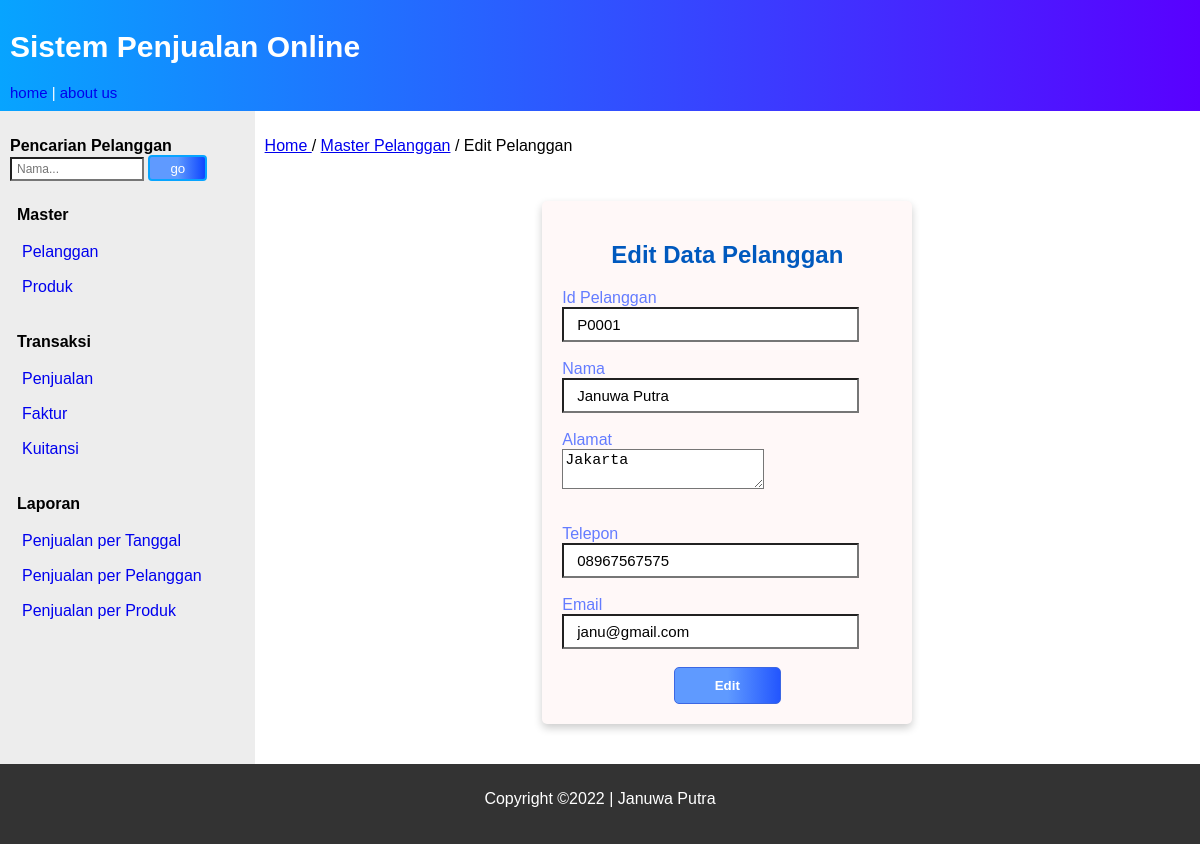
The app's page /Program/index.php?page=pelanggan_edit&pelanggan=P0001 with its own data.
### tables this page shows
CREATE TABLE `pelanggan` (
  `id_pelanggan` varchar(5) NOT NULL,
  `nm_pelanggan` varchar(40) NOT NULL,
  `alamat` text NOT NULL,
  `telepon` varchar(20) NOT NULL,
  `email` varchar(50) NOT NULL
);

### Program/pelanggan_edit.php (the view, shortened to what this page needs)
<article>
<p><a href="index.php">Home </a> /  <a href="index.php?page=pelanggan">Master Pelanggan</a> / Edit Pelanggan
    <div class="card">
    <h2 align="center" style="color:#0059be">Edit Data Pelanggan</h2>
    <?php
    include_once "koneksi.php";
    $user_edited = $_GET['pelanggan'];
    $query = "SELECT id_pelanggan, nm_pelanggan, alamat, telepon, email FROM pelanggan
            WHERE id_pelanggan='$user_edited'";
    $sql = mysqli_query($conn, $query);
    if ($sql) {
        $row = mysqli_fetch_array($sql);
    ?>
        <form action="" method="post">
        <label style="color:#647cff" for="id_pelanggan">Id Pelanggan</label> <input class="box" id="id_pelanggan" type="text" name="id_pelanggan" placeholder="Id Pelanggan" value="<?= $row['id_pelanggan'] ?>" required  readonly/> <br />
        <label style="color:#647cff" for="nama">Nama</label> <input id="nama" class="box2" type="name" name="nm_pelanggan" placeholder="Nama" value="<?= $row['nm_pelanggan'] ?>" required oninvalid="this.setCustomValidity('Isi Nama Pelanggan!')"  oninput="this.setCustomValidity('')"/> <br />
        <label style="color:#647cff" for="alamat">Alamat</label> <textarea id="alamat" type="text" name="alamat" placeholder="Alamat" required oninvalid="this.setCustomValidity('Isi Alamat Pelanggan!')"  oninput="this.setCustomValidity('')"><?= $row['alamat']?></textarea> <br /><br />
        <label style="color:#647cff" for="telepon">Telepon</label> <input id="telepon" class="box2" type="tel" name="telepon" placeholder="Telepon" value="<?= $row['telepon'] ?>" required oninvalid="this.setCustomValidity('Isi Telepon Pelanggan!')"  oninput="this.setCustomValidity('')"/> <br />
        <label style="color:#647cff" for="email">Email</label> <input id="email" class="box2" type="email" name="email" placeholder="Email" value="<?= $row['email'] ?>" required oninvalid="this.setCustomValidity('Isi Email Pelanggan!')"  oninput="this.setCustomValidity('')"/> <br />
            <input  class="submit" type="submit" name="edit" value="Edit" />
        </form>
    <?php  } ?>
</div>
</article>

### Program/style18.css (style rules this page uses)
* { box-sizing: border-box; scroll-behavior: smooth; }
body { font-family: Arial, Helvetica, sans-serif; margin: 0px; padding: 0px; }
input { caret-color: #006eff; }
nav, article { display: flex; flex-direction: column; min-height: 300px; padding: 10px; }
article { flex-grow: 20; max-width: 80%; }
.box { font-size: 15px; display: block; padding: 7px 13px; background-color: rgb(255, 255, 255); width: 90%; display: block; color: #000000; }
.box2 { font-size: 15px; display: block; padding: 7px 13px; background-color: rgb(255, 255, 255); width: 90%; display: block; color: #000000; }
.submit { text-decoration: none; display: inline-flex; position: relative; background-image: linear-gradient(90deg, #5f9aff 50%, #2356fe 100%); padding: 10px 40px; color: #ffffff; border-radius: 5px; font-weight: 600; border: 1px solid #3c67e3; }
textarea { font-size: 15px; background-color: rgb(255, 255, 255); display: block; color: #000000; }
.card { box-shadow: 0 4px 8px 0 rgba(0, 0, 0, 0.2); border-radius: 5px; padding: 20px; margin-top: 30px; margin-bottom: 30px; width: 40%; margin-left: 13em; background-color: rgb(255, 248, 248); display: block; margin-right: auto; margin-left: auto; }
form .submit { display: block; margin-right: auto; margin-left: auto; }

### records on screen
pelanggan: id_pelanggan "P0001", nm_pelanggan "Januwa Putra", alamat "Jakarta", telepon "08967567575", email "janu@gmail.com"
